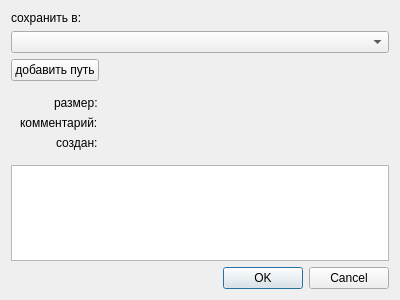
<?xml version="1.0" encoding="UTF-8"?>
<ui version="4.0">
 <class>AddTorrentWindow</class>
 <widget class="QDialog" name="AddTorrentWindow">
  <property name="geometry">
   <rect>
    <x>0</x>
    <y>0</y>
    <width>400</width>
    <height>300</height>
   </rect>
  </property>
  <property name="windowTitle">
   <string>add Torrent</string>
  </property>
  <layout class="QVBoxLayout" name="verticalLayout">
   <item>
    <widget class="QLabel" name="label">
     <property name="text">
      <string>сохранить в:</string>
     </property>
    </widget>
   </item>
   <item>
    <widget class="QComboBox" name="saveDirectory">
     <property name="sizeAdjustPolicy">
      <enum>QComboBox::AdjustToMinimumContentsLength</enum>
     </property>
    </widget>
   </item>
   <item>
    <layout class="QHBoxLayout" name="horizontalLayout">
     <item>
      <widget class="QPushButton" name="addDirectory">
       <property name="text">
        <string>добавить путь</string>
       </property>
      </widget>
     </item>
     <item>
      <spacer name="horizontalSpacer">
       <property name="orientation">
        <enum>Qt::Horizontal</enum>
       </property>
       <property name="sizeHint" stdset="0">
        <size>
         <width>40</width>
         <height>20</height>
        </size>
       </property>
      </spacer>
     </item>
    </layout>
   </item>
   <item>
    <widget class="QWidget" name="widget" native="true">
     <layout class="QFormLayout" name="formLayout">
      <property name="labelAlignment">
       <set>Qt::AlignRight|Qt::AlignTrailing|Qt::AlignVCenter</set>
      </property>
      <item row="0" column="0">
       <widget class="QLabel" name="label_2">
        <property name="text">
         <string>размер:</string>
        </property>
       </widget>
      </item>
      <item row="1" column="0">
       <widget class="QLabel" name="label_3">
        <property name="text">
         <string>комментарий:</string>
        </property>
       </widget>
      </item>
      <item row="0" column="1">
       <widget class="QLabel" name="torrentSize">
        <property name="text">
         <string/>
        </property>
        <property name="textInteractionFlags">
         <set>Qt::LinksAccessibleByMouse|Qt::TextSelectableByKeyboard|Qt::TextSelectableByMouse</set>
        </property>
       </widget>
      </item>
      <item row="2" column="0">
       <widget class="QLabel" name="label_5">
        <property name="text">
         <string>создан:</string>
        </property>
       </widget>
      </item>
      <item row="1" column="1">
       <widget class="QLabel" name="torrentComment">
        <property name="text">
         <string/>
        </property>
        <property name="textInteractionFlags">
         <set>Qt::LinksAccessibleByMouse|Qt::TextSelectableByKeyboard|Qt::TextSelectableByMouse</set>
        </property>
       </widget>
      </item>
      <item row="2" column="1">
       <widget class="QLabel" name="torrentCreated">
        <property name="text">
         <string/>
        </property>
        <property name="textInteractionFlags">
         <set>Qt::LinksAccessibleByMouse|Qt::TextSelectableByKeyboard|Qt::TextSelectableByMouse</set>
        </property>
       </widget>
      </item>
     </layout>
    </widget>
   </item>
   <item>
    <widget class="QTreeView" name="torrentTree">
     <property name="contextMenuPolicy">
      <enum>Qt::CustomContextMenu</enum>
     </property>
     <property name="editTriggers">
      <set>QAbstractItemView::AllEditTriggers</set>
     </property>
     <property name="alternatingRowColors">
      <bool>true</bool>
     </property>
     <property name="selectionMode">
      <enum>QAbstractItemView::ExtendedSelection</enum>
     </property>
     <property name="indentation">
      <number>20</number>
     </property>
     <property name="rootIsDecorated">
      <bool>false</bool>
     </property>
     <property name="uniformRowHeights">
      <bool>false</bool>
     </property>
     <property name="sortingEnabled">
      <bool>true</bool>
     </property>
     <attribute name="headerShowSortIndicator" stdset="0">
      <bool>true</bool>
     </attribute>
    </widget>
   </item>
   <item>
    <widget class="QDialogButtonBox" name="buttonBox">
     <property name="orientation">
      <enum>Qt::Horizontal</enum>
     </property>
     <property name="standardButtons">
      <set>QDialogButtonBox::Cancel|QDialogButtonBox::Ok</set>
     </property>
    </widget>
   </item>
  </layout>
 </widget>
 <resources/>
 <connections>
  <connection>
   <sender>buttonBox</sender>
   <signal>accepted()</signal>
   <receiver>AddTorrentWindow</receiver>
   <slot>accept()</slot>
   <hints>
    <hint type="sourcelabel">
     <x>248</x>
     <y>254</y>
    </hint>
    <hint type="destinationlabel">
     <x>157</x>
     <y>274</y>
    </hint>
   </hints>
  </connection>
  <connection>
   <sender>buttonBox</sender>
   <signal>rejected()</signal>
   <receiver>AddTorrentWindow</receiver>
   <slot>reject()</slot>
   <hints>
    <hint type="sourcelabel">
     <x>316</x>
     <y>260</y>
    </hint>
    <hint type="destinationlabel">
     <x>286</x>
     <y>274</y>
    </hint>
   </hints>
  </connection>
 </connections>
</ui>
